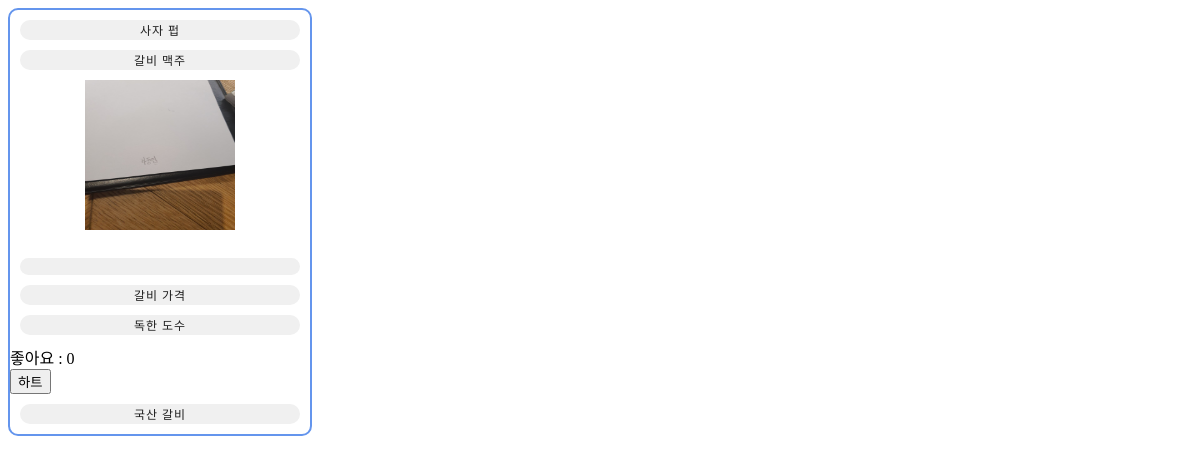
Screenshot of /beer/1 with the database file from the repository.
### first/models.py (models this page shows, shortened)
class Menudetail(models.Model):
    menulist = models.ForeignKey(Menulist, on_delete=models.CASCADE)
    pubname = models.CharField('펍이름',max_length=50)
    beername = models.CharField('맥주이름',max_length=50)
    beerimage = models.ImageField('이미지')
    likes = models.ManyToManyField(User, blank=True)
    tasate = models.TextField('맛')
    information = models.TextField('정보')
    price =models.CharField('가격',max_length= 30)
    alcohol = models.CharField('알콜도수',max_length=30)

### first/views.py (the view)
# urls.py: path('beer/<int:mymenu_id>',beer, name='beer'),
def beer(request, mymenu_id):
    mymenu = get_object_or_404(Menulist,pk=mymenu_id)
    mybeer = Menudetail.objects.filter(menulist=mymenu)
    context ={'mymenu':mymenu,'mybeer':mybeer}
    return render(request, 'beer.html', context)

### first/templates/beer.html (shortened to what this page needs)
{% load static %}
<!DOCTYPE html>
<html lang="en">
<head>
    <link rel="stylesheet" type="text/css" href="{% static 'css/beer.css' %}">
</head>
<body>
    <div class="beer_info">
    {% for i in mybeer %}
    <div class="beers">
    {{i.pubname}}<br>
    </div>
    <div class="beers">
    {{i.beername}}<br>
    </div>
    <img class="beerimg" src="{{i.beerimage.url}}"><br>
    <div class="beers">
    {{i.taste}}<br>
    </div>
    <div class="beers">
    {{i.price}}<br>
    </div>
    <div class="beers">
    {{i.alcohol}}<br>
    </div>
    <div>
        좋아요 : {{i.likes.count}}
        <form method="POST" action="{% url 'like' i.id %}">
        <input type="submit" value="하트">
        </form>
    </div>
    <div class="beers">
    {{i.information}}<br>
    </div>
    </div>
    {% endfor %}
</body>
</html>

### first/static/css/beer.css (style rules this page uses)
.beer_info { border: 2px solid cornflowerblue; border-radius: 10px; max-width: 300px; }
.beers { padding-top: 1px; padding-bottom: 1px; font-size: 12px; text-align: center; letter-spacing: 1px; border-radius: 10px; background-color:rgb(240, 240, 240); color:rgb(30, 30, 30); margin: 10px; background-position: center; letter-spacing: 1px; max-width: 300px; }
.beerimg { align-content: center; width: 150px; height: 150px; text-align: center; }

### first/templates/beer.html (style rules this page uses)
img { display: block; margin: 0px auto; }

### rows the page displays
Menudetail: pubname "사자 펍", beername "갈비 맥주", beerimage (picture), price "갈비 가격", alcohol "독한 도수", likes.count "0", information "국산 갈비"
